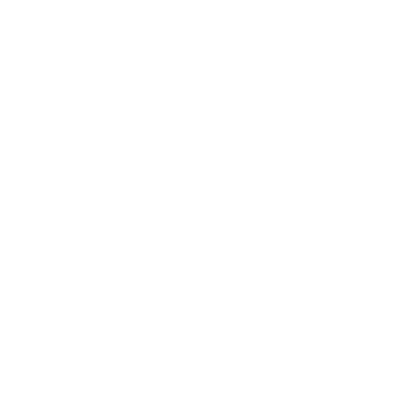
Frame 1 (no input)
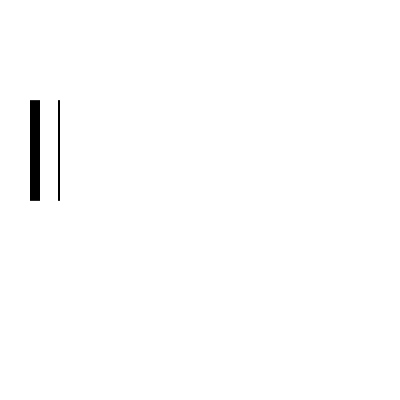
Frame 60 (the mouse pressed at the canvas centre just before this capture)
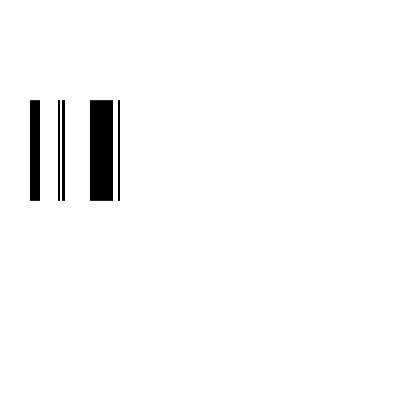
Frame 120 (the mouse held since frame 60 and released just before this capture)

The Processing sketch that drew these frames (run headless with seeded random() and noise(); from frame 60 on, the mouse is pressed at the canvas centre):

// Processing sketch: e018_probability
// ── e018_probability.pde
float x = 0;

void setup() {
  size(400, 400);
  background(255);
  stroke(255);
}

void draw() {
  line(x, 200, x, 100);
  x = x + 1;

  if (x > width) {
    x = 0;
  }
  // sometimes we decide to change the line color
  if (random(100) > 70) {
    
    // now we decide if to use black or white
    if (random(100) > 50) {
      stroke(0);
    } 
    else {
      stroke(255);
    }
    
  }
}
